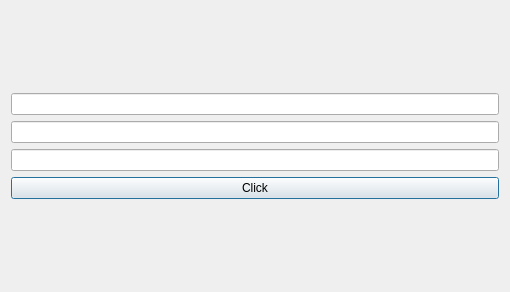
<?xml version="1.0" encoding="UTF-8"?>
<ui version="4.0">
 <class>Dialog</class>
 <widget class="QDialog" name="Dialog">
  <property name="geometry">
   <rect>
    <x>0</x>
    <y>0</y>
    <width>510</width>
    <height>292</height>
   </rect>
  </property>
  <property name="windowTitle">
   <string>Dialog</string>
  </property>
  <layout class="QVBoxLayout" name="verticalLayout_2">
   <item>
    <layout class="QVBoxLayout" name="verticalLayout">
     <item>
      <widget class="QLineEdit" name="lineEdit_1"/>
     </item>
     <item>
      <widget class="QLineEdit" name="lineEdit_3"/>
     </item>
     <item>
      <widget class="QLineEdit" name="lineEdit_2"/>
     </item>
     <item>
      <widget class="QPushButton" name="pushButton">
       <property name="text">
        <string>Click</string>
       </property>
      </widget>
     </item>
    </layout>
   </item>
  </layout>
 </widget>
 <resources/>
 <connections/>
</ui>
